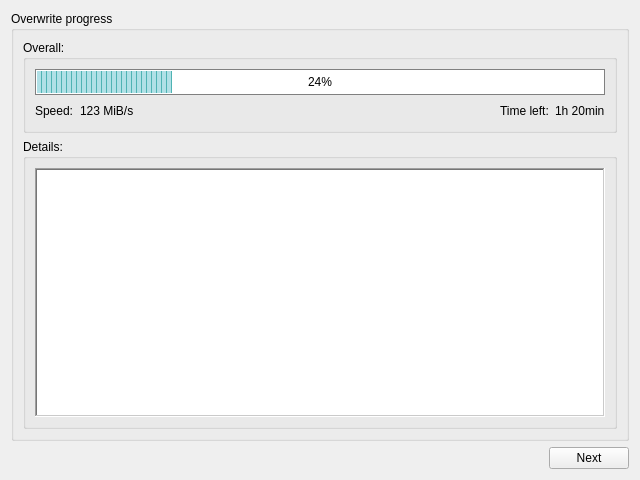
<?xml version="1.0" encoding="UTF-8"?>
<ui version="4.0">
 <class>ProgressTab</class>
 <widget class="QWidget" name="ProgressTab">
  <property name="geometry">
   <rect>
    <x>0</x>
    <y>0</y>
    <width>640</width>
    <height>480</height>
   </rect>
  </property>
  <property name="windowTitle">
   <string>Form</string>
  </property>
  <layout class="QGridLayout" name="gridLayout">
   <item row="1" column="0">
    <spacer name="horizontalSpacer">
     <property name="orientation">
      <enum>Qt::Horizontal</enum>
     </property>
     <property name="sizeHint" stdset="0">
      <size>
       <width>533</width>
       <height>20</height>
      </size>
     </property>
    </spacer>
   </item>
   <item row="1" column="1">
    <widget class="QPushButton" name="pushButtonNext">
     <property name="text">
      <string>Next</string>
     </property>
    </widget>
   </item>
   <item row="0" column="0" colspan="2">
    <widget class="QGroupBox" name="groupBox">
     <property name="title">
      <string>Overwrite progress</string>
     </property>
     <layout class="QVBoxLayout" name="verticalLayout">
      <item>
       <widget class="QGroupBox" name="groupBox_3">
        <property name="title">
         <string>Overall:</string>
        </property>
        <layout class="QGridLayout" name="gridLayout_2">
         <item row="0" column="0" colspan="5">
          <widget class="QProgressBar" name="progressBar">
           <property name="styleSheet">
            <string notr="true">QProgressBar {
	border: 1px solid grey;
	text-align: center;
	padding: 1px;
}
QProgressBar::chunk {
	background-color: #b0e0e6;
	width: 4px;
	border-right: 1px solid #4fb3b3;
}</string>
           </property>
           <property name="value">
            <number>24</number>
           </property>
          </widget>
         </item>
         <item row="1" column="0">
          <widget class="QLabel" name="labelSpeedDesc">
           <property name="text">
            <string>Speed:</string>
           </property>
          </widget>
         </item>
         <item row="1" column="1">
          <widget class="QLabel" name="labelSpeed">
           <property name="text">
            <string>123 MiB/s</string>
           </property>
          </widget>
         </item>
         <item row="1" column="2">
          <spacer name="horizontalSpacer_2">
           <property name="orientation">
            <enum>Qt::Horizontal</enum>
           </property>
           <property name="sizeHint" stdset="0">
            <size>
             <width>332</width>
             <height>20</height>
            </size>
           </property>
          </spacer>
         </item>
         <item row="1" column="3">
          <widget class="QLabel" name="labelTimeDesc">
           <property name="text">
            <string>Time left:</string>
           </property>
          </widget>
         </item>
         <item row="1" column="4">
          <widget class="QLabel" name="labelTime">
           <property name="text">
            <string>1h 20min</string>
           </property>
          </widget>
         </item>
        </layout>
       </widget>
      </item>
      <item>
       <widget class="QGroupBox" name="groupBox_2">
        <property name="title">
         <string>Details:</string>
        </property>
        <layout class="QVBoxLayout" name="verticalLayout_2">
         <item>
          <widget class="QTreeView" name="treeViewProgress">
           <property name="frameShape">
            <enum>QFrame::WinPanel</enum>
           </property>
          </widget>
         </item>
        </layout>
       </widget>
      </item>
     </layout>
    </widget>
   </item>
  </layout>
 </widget>
 <resources/>
 <connections/>
</ui>
